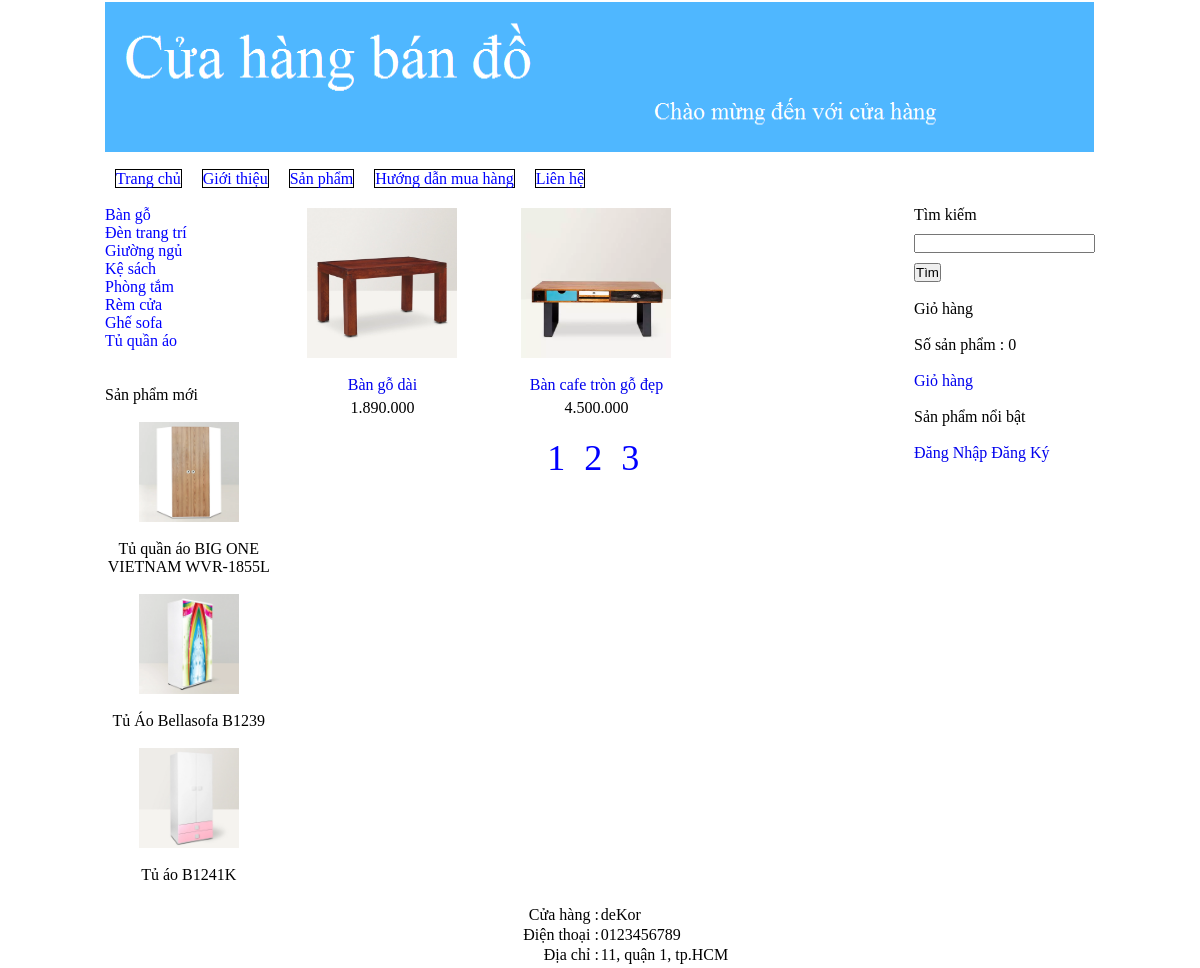
Page /?thamso=xuat_san_pham_2&trang=3 on the committed database.
### tables this page shows
CREATE TABLE `banner` (
  `id` int(11) NOT NULL,
  `hinh` varchar(256) NOT NULL,
  `rong` varchar(256) NOT NULL,
  `cao` varchar(256) NOT NULL
);

CREATE TABLE `menu_ngang` (
  `id` int(11) NOT NULL,
  `ten` varchar(256) NOT NULL,
  `noi_dung` mediumtext NOT NULL,
  `loai_menu` varchar(256) NOT NULL
);

CREATE TABLE `menu_doc` (
  `id` int(11) NOT NULL,
  `ten` varchar(256) NOT NULL
);

CREATE TABLE `san_pham` (
  `id` int(11) NOT NULL,
  `ten` varchar(256) NOT NULL,
  `gia` int(255) NOT NULL,
  `hinh_anh` varchar(256) NOT NULL,
  `noi_dung` mediumtext NOT NULL,
  `thuoc_menu` int(255) NOT NULL,
  `noi_bat` varchar(256) NOT NULL,
  `trang_chu` varchar(256) NOT NULL,
  `sap_xep_trang_chu` int(255) NOT NULL
);

CREATE TABLE `footer` (
  `id` int(11) NOT NULL,
  `html` mediumtext NOT NULL
);

### chuc_nang/menu_doc/menu_doc.php (the view, shortened to what this page needs)
<?php
	$conn = new mysqli("localhost", "root", "", "ban_hang");
	$tv = "SELECT * FROM menu_doc ORDER BY id";
	$tv_1 = $conn->query($tv);
	echo "<div class='menu_doc'>";
	while ($tv_2 = $tv_1->fetch_assoc()) {
		$link = "?thamso=xuat_san_pham&id=" . $tv_2['id'];
		echo "<a href='$link'>" . $tv_2['ten'] . "</a>";
	}
	echo "</div>";
?>

### chuc_nang/banner/banner.php (shortened to what this page needs)
<?php
	$conn = new mysqli("localhost", "root", "", "ban_hang");
	$tv = "SELECT * FROM banner LIMIT 0,1";
	$tv_1 = $conn->query($tv);
	$tv_2 = $tv_1->fetch_assoc();
	$link_hinh = "hinh_anh/banner/".$tv_2['hinh'];
	echo "<img"." src='".$link_hinh."' width='".$tv_2['rong']."' height='".$tv_2['cao']."' >";
?>

### chuc_nang/menu_ngang/menu_ngang.php (shortened to what this page needs)
<?php
	$conn = new mysqli("localhost", "root", "", "ban_hang");
	$tv = "SELECT id, ten, loai_menu FROM menu_ngang ORDER BY id";
	$tv_1 = $conn->query($tv);
	echo "<div class='menu_ngang'>";
	echo "<a href='index.php'>Trang chủ</a>";
	while ($tv_2 = $tv_1->fetch_assoc()) {
		if ($tv_2['loai_menu'] == "") {
			$link_menu = "?thamso=xuat_mot_tin&id=" . $tv_2['id'];
		}
		if ($tv_2['loai_menu'] == "san_pham") {
			$link_menu = "?thamso=xuat_san_pham_2";
		}
		echo "<a href='$link_menu'>" . $tv_2['ten'] . "</a>";
	}
	echo "</div>";
?>

### chuc_nang/san_pham/moi.php (shortened to what this page needs)
<br><br>
Sản phẩm mới <br><br>
<center>
	<?php
		$conn = new mysqli("localhost", "root", "", "ban_hang");
		$tv = "SELECT id, ten, hinh_anh FROM san_pham ORDER BY id DESC LIMIT 0,3";
		$tv_1 = $conn->query($tv);
		while($tv_2 = $tv_1->fetch_assoc()) {
			$link_anh = "hinh_anh/san_pham/" . $tv_2['hinh_anh'];
			$link_chi_tiet = "?thamso=chi_tiet_san_pham&id=" . $tv_2['id'];
			echo "<a href='$link_chi_tiet' >";
				echo "<img src='$link_anh' width='100px' >";
			echo "</a>";
			echo "<br><br>";
			echo $tv_2['ten'];
			echo "<br>";
			echo "<br>";
		}
	?>
</center>

### chuc_nang/san_pham/xuat_toan_bo_san_pham.php (shortened to what this page needs)
<?php
	$so_du_lieu=15;
	$tv="select count(*) from san_pham";
	$conn = new mysqli("localhost", "root", "", "ban_hang");
  	$tv_1 = mysqli_query($conn, $tv);
  	$tv_2 = mysqli_fetch_array($tv_1);
	$so_trang=ceil($tv_2[0]/$so_du_lieu);
	if(!isset($_GET['trang'])){$vtbd=0;}else{$vtbd=($_GET['trang']-1)*$so_du_lieu;}
	$tv="select id,ten,gia,hinh_anh,thuoc_menu from san_pham order by id desc limit $vtbd,$so_du_lieu";
	$tv_1 = mysqli_query($conn, $tv);
	echo "<table>";
	while($tv_2=mysqli_fetch_array($tv_1))
	{
		echo "<tr>";
			for($i=1;$i<=3;$i++)
			{
				echo "<td align='center' width='215px' valign='top' >";
					if($tv_2!=false)
					{
						$link_anh="hinh_anh/san_pham/".$tv_2['hinh_anh'];
						$link_chi_tiet="?thamso=chi_tiet_san_pham&id=".$tv_2['id'];
						$gia=$tv_2['gia'];
						$gia=number_format($gia,0,",",".");
						echo "<a href='$link_chi_tiet' >";
							echo "<img src='$link_anh' width='150px' >";
						echo "</a>";
						echo "<br>";
						echo "<br>";
						echo "<a href='$link_chi_tiet' >";
							echo $tv_2['ten'];
						echo "</a>";
						echo "<div style='margin-top:5px' >";
						echo $gia;
						echo "</div>";
						echo "<br>";
					}
					else
					{
						echo "&nbsp;";
					}
				echo "</td>";
				if($i!=3)
				{
					$tv_2=mysqli_fetch_array($tv_1);
				}
			}
		echo "</tr>";
	}
	echo "<tr>";
		echo "<td colspan='3' align='center' >";
			echo "<div class='phan_trang' >";
				for($i=1;$i<=$so_trang;$i++)
				{
					$link="?thamso=xuat_san_pham_2&trang=".$i;
					echo "<a href='$link' >";
					echo $i;
					echo "</a>";
				}
			echo "</div>";
		echo "</td>";
	echo "</tr>";
	echo "</table>";
?>

### chuc_nang/footer/footer.php
<?php
	$tv="select * from footer limit 0,1";
	$conn = new mysqli("localhost", "root", "", "ban_hang");
  $tv_1 = mysqli_query($conn, $tv);
  $tv_2 = mysqli_fetch_array($tv_1);
  echo $tv_2['html'];
?>

### giao_dien/giao_dien.css (style rules this page uses)
* { padding: 0; margin: 0; }
a { text-decoration: none; }
div.menu_ngang a { color:blue; margin-left: 10px; margin-right: 10px; text-decoration: none; border: 1px solid black; }
div.menu_doc a { color:blue; text-decoration: none; display:block; }
div.phan_trang a { font-size:36px; margin-left:5px; margin-right:5px; text-decoration: none; color:blue; }

### rows in the picture
banner: hinh (picture)
menu_ngang: ten "Giới thiệu"
menu_ngang: ten "Sản phẩm"
menu_ngang: ten "Hướng dẫn mua hàng"
menu_ngang: ten "Liên hệ"
menu_doc: ten "Bàn gỗ"
menu_doc: ten "Đèn trang trí"
menu_doc: ten "Giường ngủ"
menu_doc: ten "Kệ sách"
menu_doc: ten "Phòng tắm"
menu_doc: ten "Rèm cửa"
menu_doc: ten "Ghế sofa"
menu_doc: ten "Tủ quần áo"
san_pham: hinh_anh (picture), ten "Tủ quần áo BIG ONE VIETNAM WVR-1855L"
san_pham: hinh_anh (picture), ten "Tủ Áo Bellasofa B1239"
san_pham: hinh_anh (picture), ten "Tủ áo B1241K"
san_pham: hinh_anh (picture), ten "Bàn gỗ dài", gia "1.890.000"
san_pham: hinh_anh (picture), ten "Bàn cafe tròn gỗ đẹp", gia "4.500.000"
footer: html "Cửa hàng : deKor Điện thoại : 0123456789 Địa chỉ : 11, quận 1, tp.HCM"

### other values in the picture
$so_luong "0"
